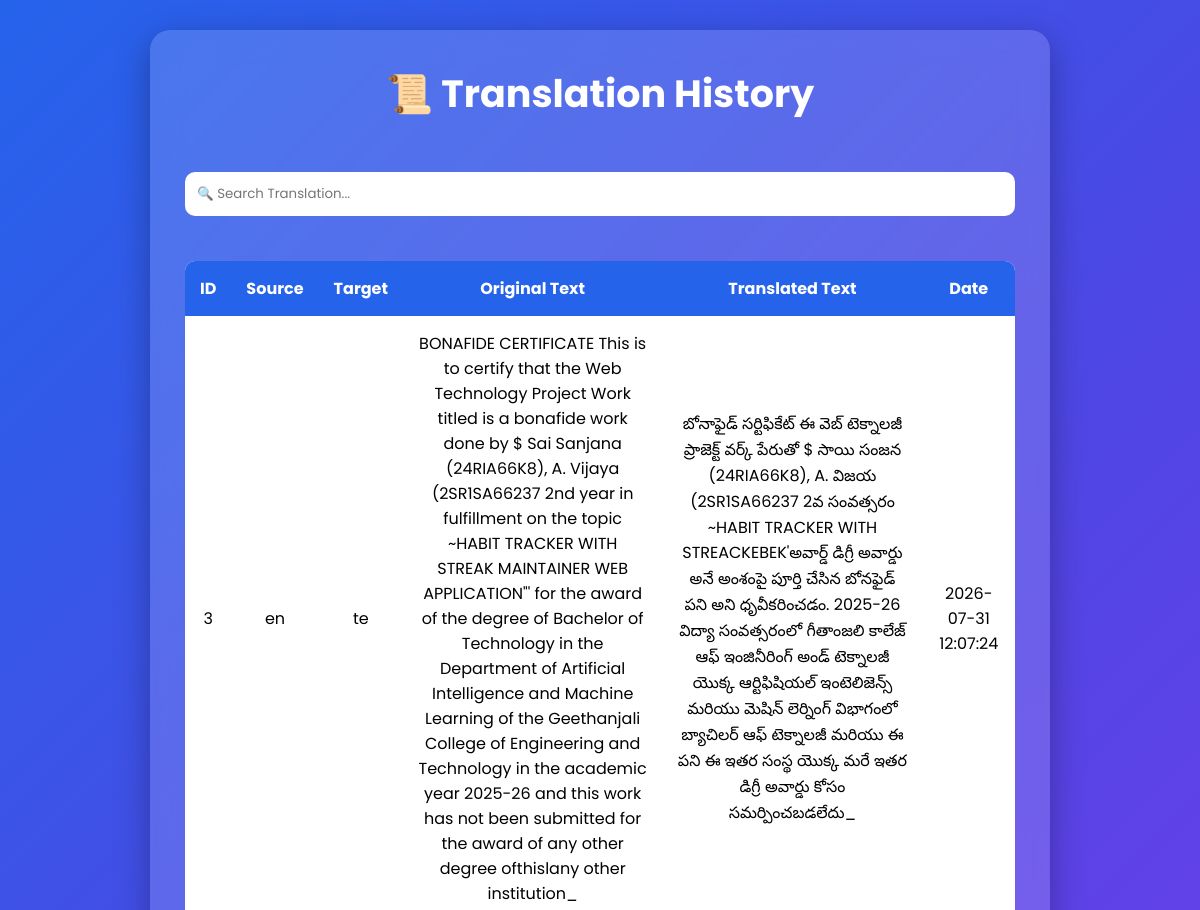
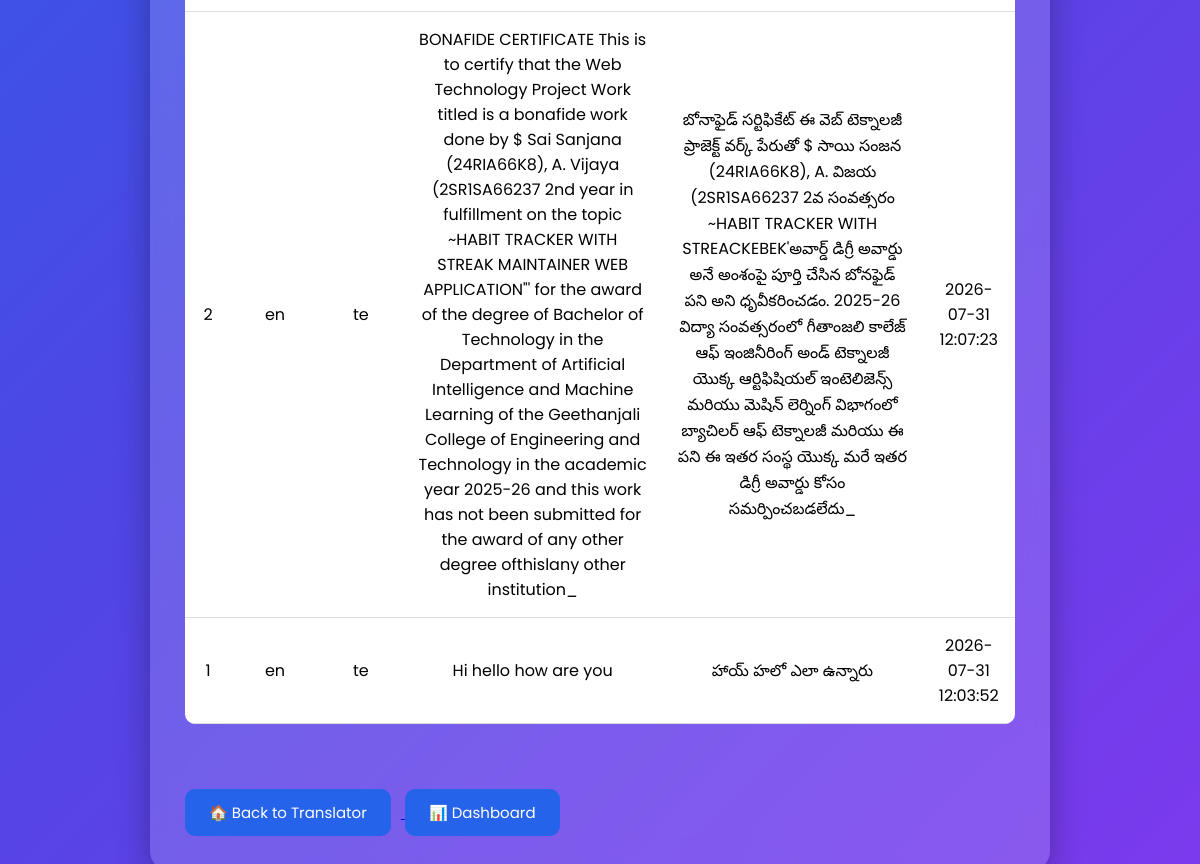
The app's page /history with its own data (2 pictures, top to bottom).
### tables this page shows
CREATE TABLE history(
id INTEGER PRIMARY KEY AUTOINCREMENT,
source_language TEXT,
target_language TEXT,
original_text TEXT,
translated_text TEXT,
date TIMESTAMP DEFAULT CURRENT_TIMESTAMP
);

### app.py (the view)
@app.route("/history")
def history():
    conn = sqlite3.connect("database.db")
    cursor = conn.cursor()
    cursor.execute(
        "SELECT * FROM history ORDER BY id DESC"
    )
    rows = cursor.fetchall()
    conn.close()
    return render_template(
        "history.html",
        rows=rows
    )

### templates/history.html (shortened to what this page needs)
<!DOCTYPE html>
<html lang="en">
<head>
    <link rel="stylesheet"
          href="{{ url_for('static', filename='style.css') }}">
</head>
<body>
<div class="container">
    <h1>📜 Translation History</h1>
    <input
        type="text"
        id="search"
        placeholder="🔍 Search Translation..."
        onkeyup="searchTable()">
    <br><br>
    {% if rows %}
    <table>
        <tr>
            <th>ID</th>
            <th>Source</th>
            <th>Target</th>
            <th>Original Text</th>
            <th>Translated Text</th>
            <th>Date</th>
        </tr>
        {% for row in rows %}
        <tr>
            <td>{{ row[0] }}</td>
            <td>{{ row[1] }}</td>
            <td>{{ row[2] }}</td>
            <td>{{ row[3] }}</td>
            <td>{{ row[4] }}</td>
            <td>{{ row[5] }}</td>
        </tr>
        {% endfor %}
    </table>
    {% else %}
    <h2>No Translation History Available</h2>
    {% endif %}
    <br><br>
    <a href="/">
        <button>
            🏠 Back to Translator
        </button>
    </a>
    <a href="/dashboard">
        <button>
            📊 Dashboard
        </button>
    </a>
</div>
</body>
</html>

### static/style.css (style rules this page uses)
* { margin:0; padding:0; box-sizing:border-box; font-family:'Poppins',sans-serif; }
body { background:linear-gradient(135deg,#2563eb,#4f46e5,#7c3aed); min-height:100vh; display:flex; justify-content:center; align-items:center; padding:30px; transition:.4s; }
.container { width:90%; max-width:900px; background:rgba(255,255,255,.15); backdrop-filter:blur(15px); border-radius:20px; padding:35px; box-shadow:0 10px 35px rgba(0,0,0,.3); color:white; }
h1 { text-align:center; margin-bottom:30px; font-size:38px; font-weight:700; }
button { margin-top:15px; margin-right:10px; padding:12px 24px; border:none; border-radius:10px; background:#2563eb; color:white; font-size:15px; cursor:pointer; transition:.3s; }
table { width:100%; border-collapse:collapse; margin-top:20px; background:white; color:black; border-radius:10px; overflow:hidden; }
table th { background:#2563eb; color:white; padding:15px; }
table td { padding:15px; border-bottom:1px solid #ddd; text-align:center; }
#search { width:100%; padding:12px; margin-top:20px; border:none; border-radius:10px; outline:none; }

### records on screen
history: id "3", source_language "en", target_language "te", original_text "BONAFIDE CERTIFICATE This is to certify that the Web Technology Project Work titled is a bonafide work done by $ Sai Sanjana (24RIA66K8), A. Vijaya (2SR1SA66237 2nd year in fulfillment on the topic ~HABIT TRACKER WITH STREAK MAINTAINER WEB APPLICATION\"' for the award of the degree of Bachelor of Technology in the Department of Artificial Intelligence and Machine Learning of the Geethanjali College of Engineering and Technology in the academic year 2025-26 and this work has not been submitted for the award of any other degree ofthislany other institution_", translated_text "బోనాఫైడ్ సర్టిఫికేట్ ఈ వెబ్ టెక్నాలజీ ప్రాజెక్ట్ వర్క్ పేరుతో $ సాయి సంజన (24RIA66K8), A. విజయ (2SR1SA66237 2వ సంవత్సరం ~HABIT TRACKER WITH STREACKEBEK'అవార్డ్ డిగ్రీ అవార్డు అనే అంశంపై పూర్తి చేసిన బోనఫైడ్ పని అని ధృవీకరించడం. 2025-26 విద్యా సంవత్సరంలో గీతాంజలి కాలేజ్ ఆఫ్ ఇంజినీరింగ్ అండ్ టెక్నాలజీ యొక్క ఆర్టిఫిషియల్ ఇంటెలిజెన్స్ మరియు మెషిన్ లెర్నింగ్ విభాగంలో బ్యాచిలర్ ఆఫ్ టెక్నాలజీ మరియు ఈ పని ఈ ఇతర సంస్థ యొక్క మరే ఇతర డిగ్రీ అవార్డు కోసం సమర్పించబడలేదు_", date "2026-07-31 12:07:24"
history: id "2", source_language "en", target_language "te", original_text "BONAFIDE CERTIFICATE This is to certify that the Web Technology Project Work titled is a bonafide work done by $ Sai Sanjana (24RIA66K8), A. Vijaya (2SR1SA66237 2nd year in fulfillment on the topic ~HABIT TRACKER WITH STREAK MAINTAINER WEB APPLICATION\"' for the award of the degree of Bachelor of Technology in the Department of Artificial Intelligence and Machine Learning of the Geethanjali College of Engineering and Technology in the academic year 2025-26 and this work has not been submitted for the award of any other degree ofthislany other institution_", translated_text "బోనాఫైడ్ సర్టిఫికేట్ ఈ వెబ్ టెక్నాలజీ ప్రాజెక్ట్ వర్క్ పేరుతో $ సాయి సంజన (24RIA66K8), A. విజయ (2SR1SA66237 2వ సంవత్సరం ~HABIT TRACKER WITH STREACKEBEK'అవార్డ్ డిగ్రీ అవార్డు అనే అంశంపై పూర్తి చేసిన బోనఫైడ్ పని అని ధృవీకరించడం. 2025-26 విద్యా సంవత్సరంలో గీతాంజలి కాలేజ్ ఆఫ్ ఇంజినీరింగ్ అండ్ టెక్నాలజీ యొక్క ఆర్టిఫిషియల్ ఇంటెలిజెన్స్ మరియు మెషిన్ లెర్నింగ్ విభాగంలో బ్యాచిలర్ ఆఫ్ టెక్నాలజీ మరియు ఈ పని ఈ ఇతర సంస్థ యొక్క మరే ఇతర డిగ్రీ అవార్డు కోసం సమర్పించబడలేదు_", date "2026-07-31 12:07:23"
history: id "1", source_language "en", target_language "te", original_text "Hi hello how are you", translated_text "హాయ్ హలో ఎలా ఉన్నారు", date "2026-07-31 12:03:52"
